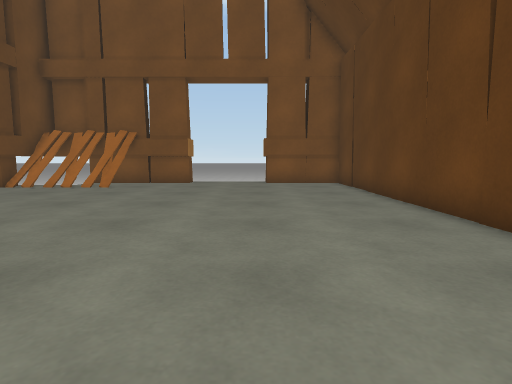
View 1 (above)

16 first-person views from a walk through a Unity game level. The camera is 0.54 m above the floor, tilts 6° down and sees 80° across. The floor is counted in squares, 0.5 m on a side. Each view is taken from the middle of a square. On the plan, view 1 faces up. The plan holds only what a view shows up to about 12 squares ahead; the rest is blank. The place goes on beyond the plan. The player is left out. Surface patterns are stand-ins for the level's own textures.

View 2
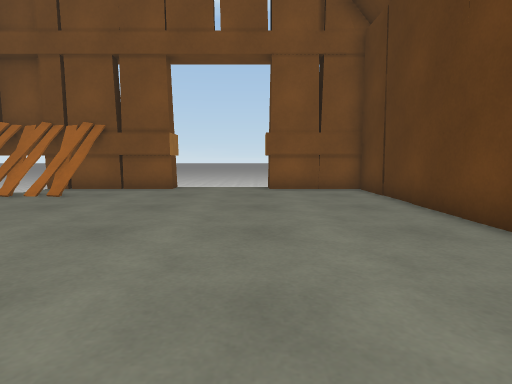

View 3
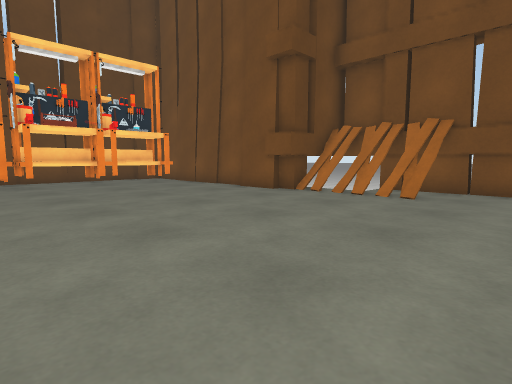

View 4
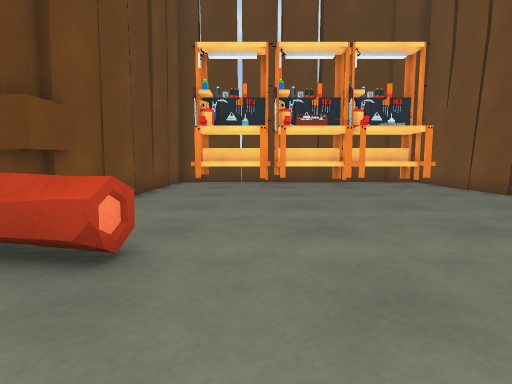

View 5
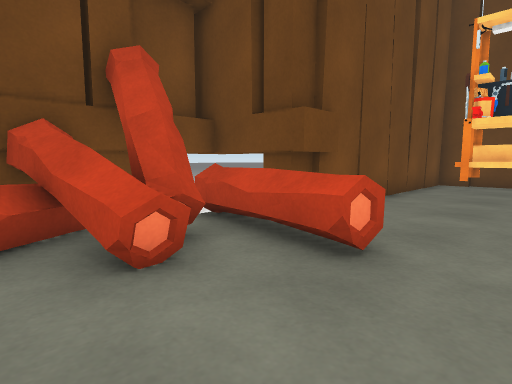

View 6
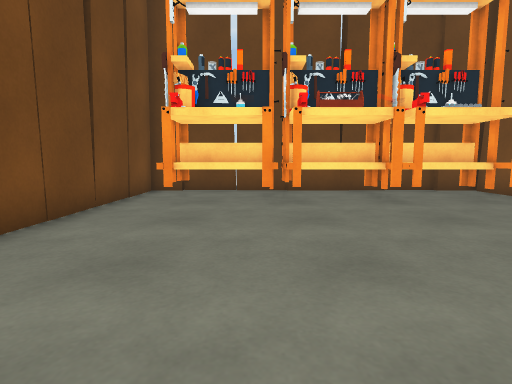

View 7
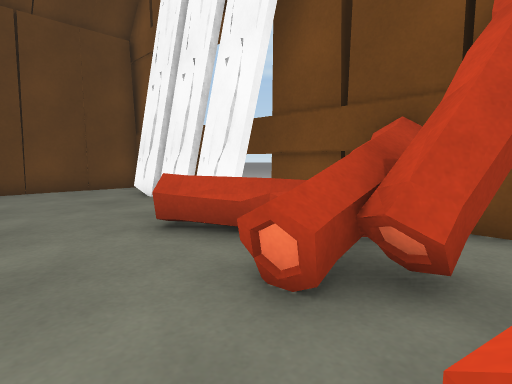

View 8
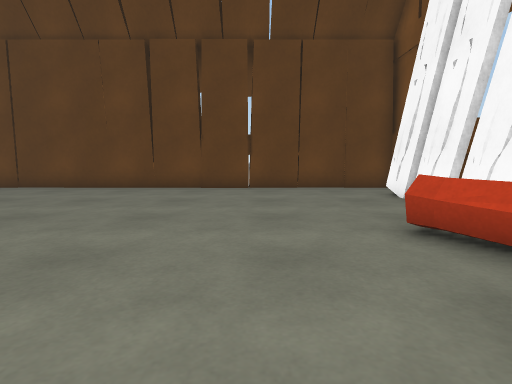

View 9
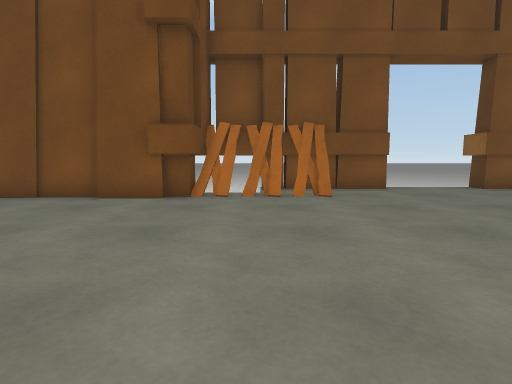

View 10
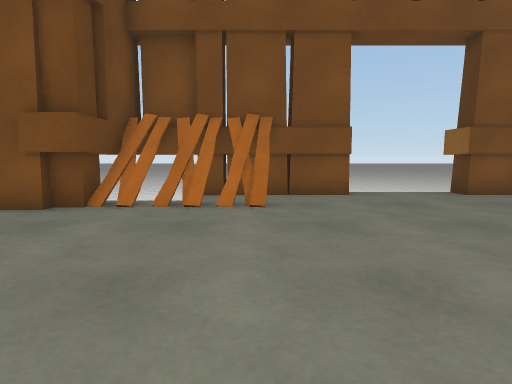

View 11
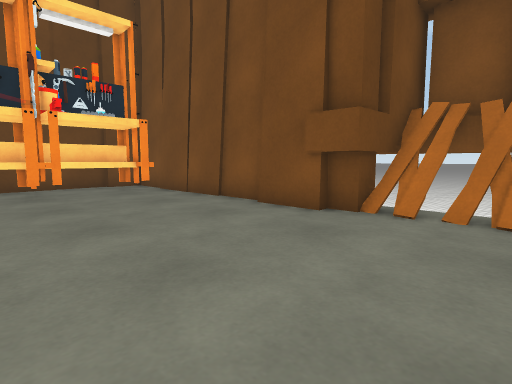

View 12
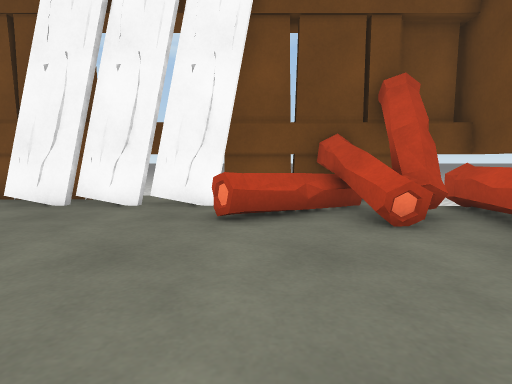

View 13
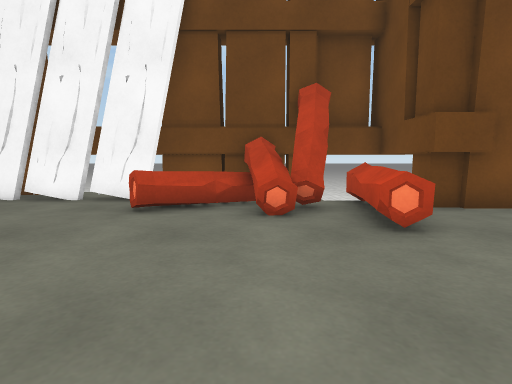

View 14
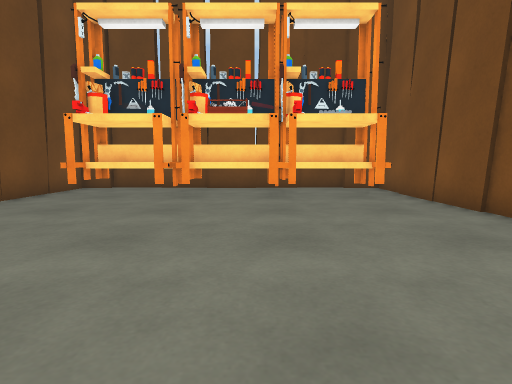

View 15
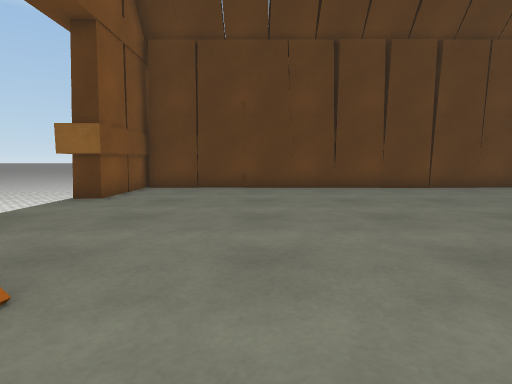

View 16
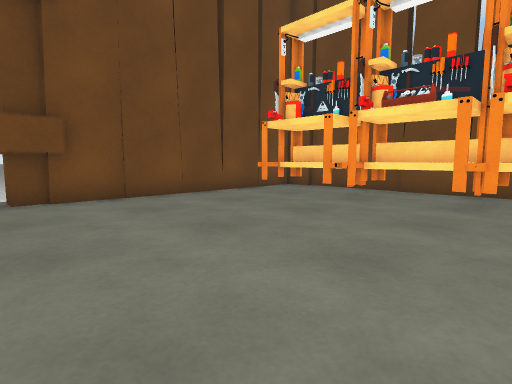

### Floor plan
Key: @ floor where view 1 was taken; # wall or solid block; x gap in a wall; . floor; / step, stairs or slope; v drop or lower ground; O other object.
Columns run from 20 left of view 1 to 4 right of it. Each row starts with its distance up from view 1.
 15           #######xvvv#
 14           #OO####....####
 13           #OOOO.........#
 12 ###########/OO/.........#
 11 ##OO....................#
 10 ##O.....................#
  9 #.O.....................#
  8 #OOO....................#
  7 ##O.....................#
  6 #.O.....................#
  5 #OOO....................#
  4 ##OO....................#
  3 #.O.....................#
  2 #OOO.......OO...........#
  1 #..........OOOO.O.......#
  0 ###########OOOOOOO..@...#
 -1           #OOOOO OOOOOO.#
 -2             ##O##########
 -3              #####   #

Positions as (right, up) in squares from view 1, and headings:
1: (0, 0), facing up
2: (0, 3), facing up
3: (-3, 3), facing up-left
4: (-5, 4), facing left
5: (-5, 4), facing down-left
6: (-9, 4), facing left
7: (-8, 3), facing down-right
8: (-8, 3), facing right
9: (-8, 3), facing up
10: (-6, 5), facing up
11: (-7, 6), facing up-left
12: (-4, 6), facing down
13: (-6, 7), facing down
14: (-8, 7), facing left
15: (-8, 10), facing right
16: (-9, 9), facing down-left
